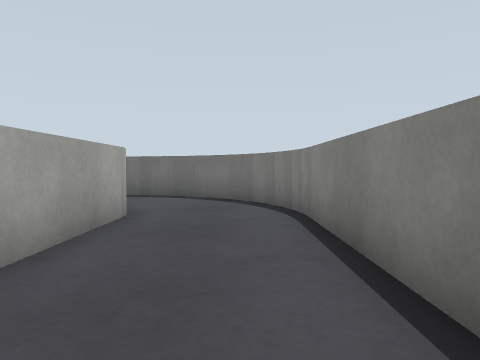
view 1 (above)

24 first-person views from a walk through a Gazebo world. The camera is 0.21 m above the floor, tilts 2° down and sees 70° across. The floor is counted in squares, 0.25 m on a side. Each view is taken from the middle of a square. On the plan, view 1 faces up. The plan holds only what a view shows up to about 11 squares ahead; the rest is blank. The place goes on beyond the plan.

view 2
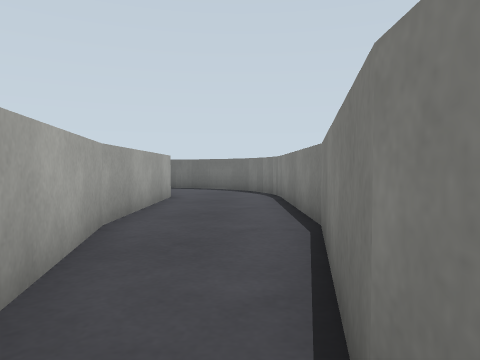

view 3
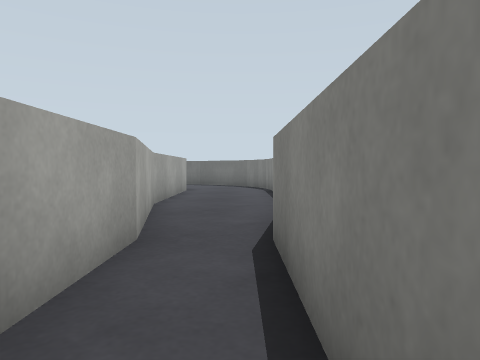

view 4
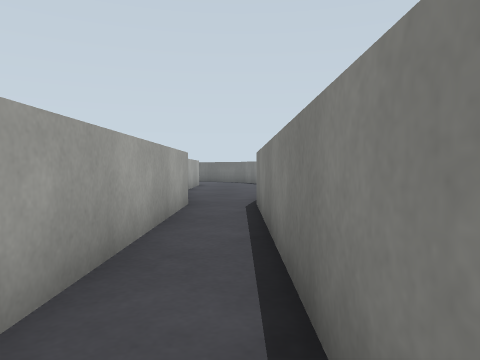

view 5
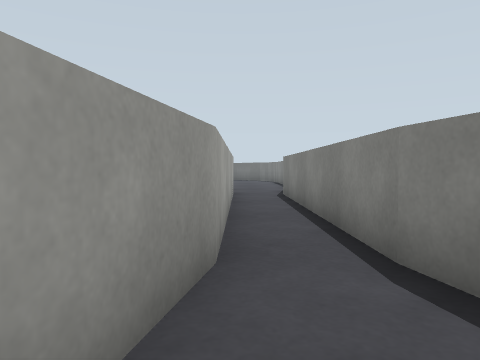

view 6
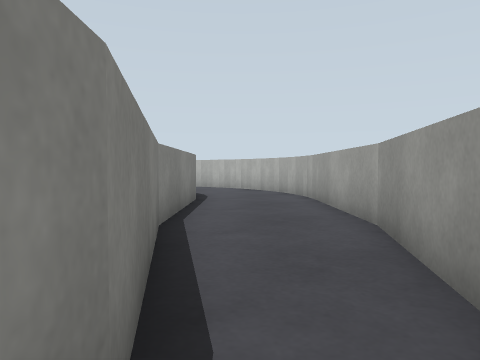

view 7
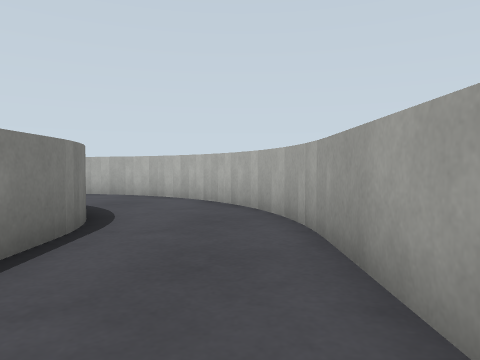

view 8
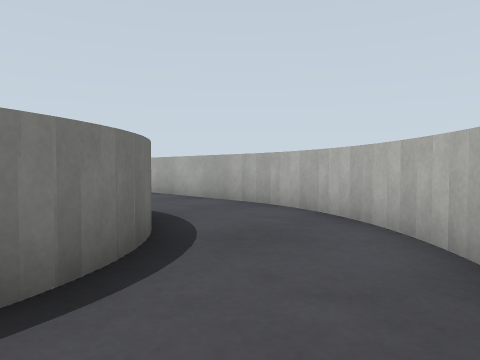

view 9
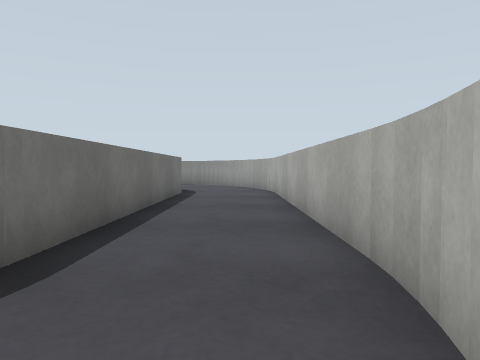

view 10
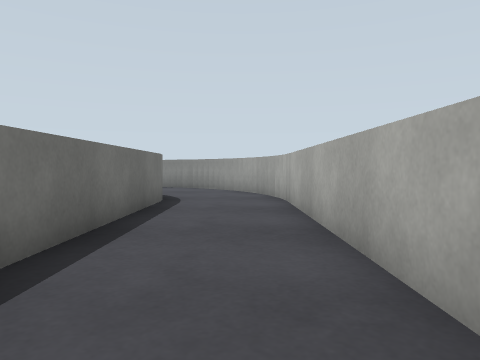

view 11
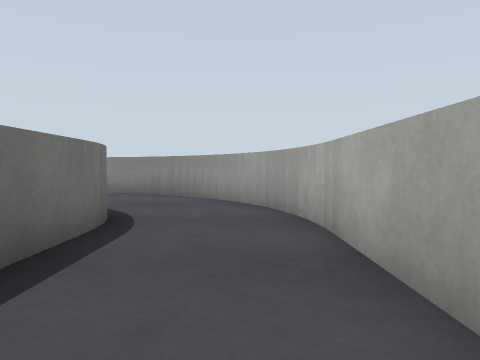

view 12
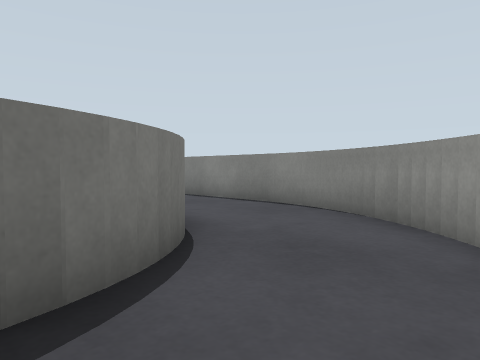

view 13
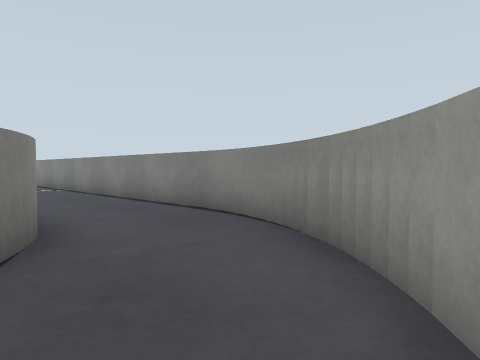

view 14
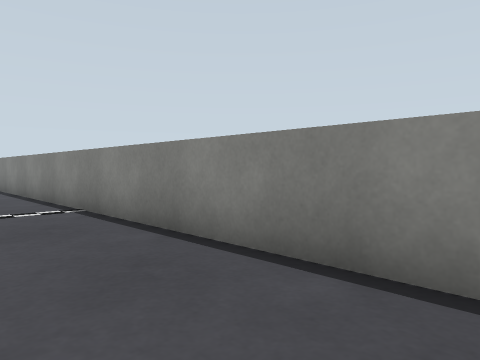

view 15
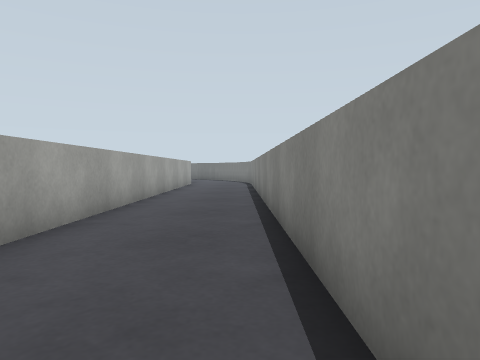

view 16
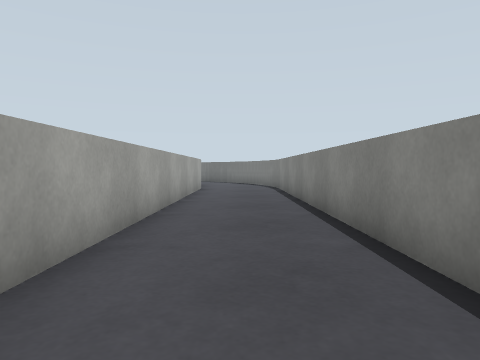

view 17
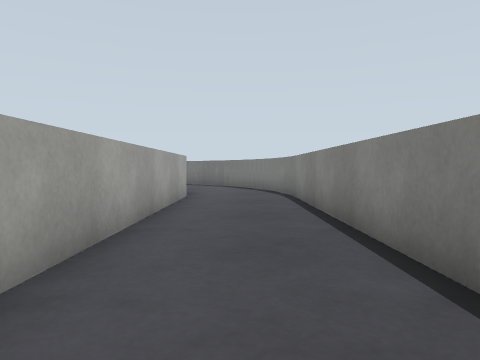

view 18
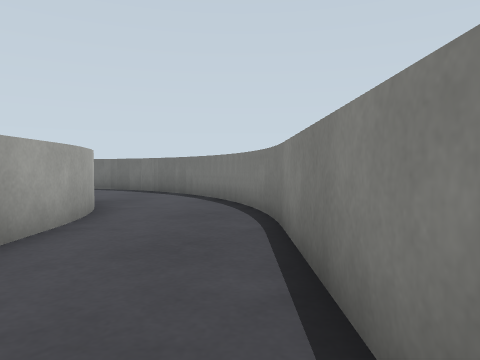

view 19
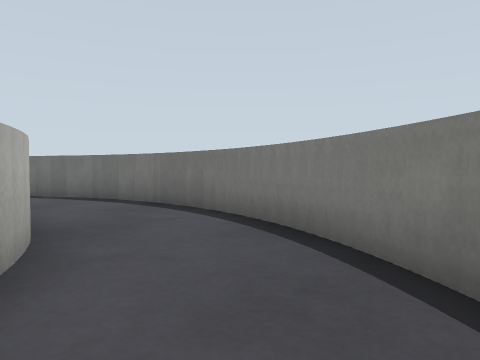

view 20
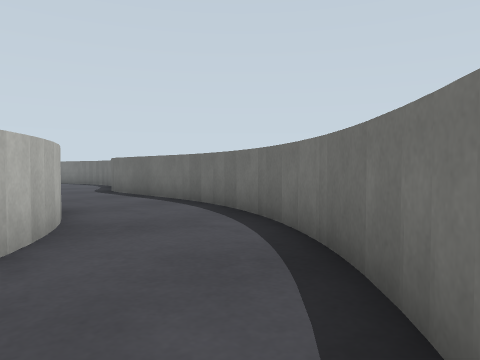

view 21
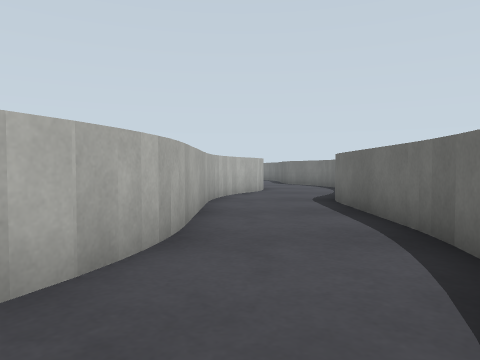

view 22
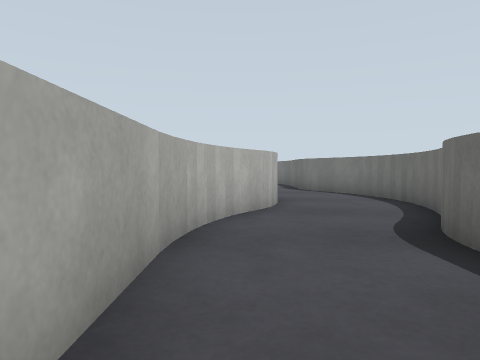

view 23
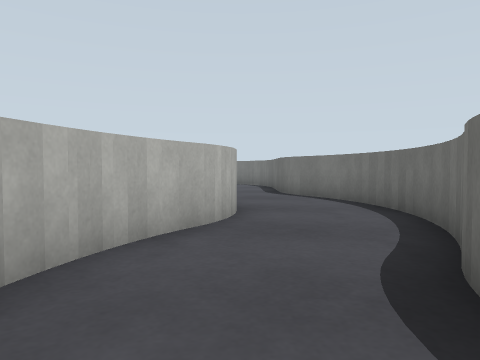

view 24
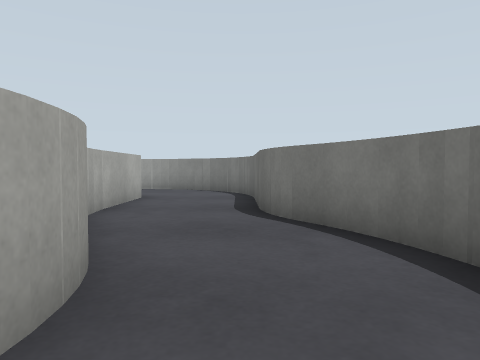

### Floor plan
Key: @ floor where view 1 was taken; # wall or solid block; . floor.
Columns run from 7 left of view 1 to 21 right of it. Each row starts with its distance up from view 1.
 17       ########
 16  ######......#######
 15 ##.................#####
 14 ........###............##
 13 ......    ###...........##
 12 .#####      #########....##
 11    ###              ###...##
 10     .###                ...#
  9     ...##              #...#
  8     ....#              ##..##
  7      ...#               #...#
  6      #..#               #...#
  5      #..#               #...#
  4      #..#               #...#
  3      #..#               #...#
  2      #..#               #...#
  1      #..#               #...#
  0      #.@#               #...#
 -1      #..#               #...#
 -2      #..#               #...#
 -3      ##.#               #...#
 -4       #.#               #...#
 -5       #.#               #...#
 -6       #.#               #...#
 -7       #.#               #...#
 -8       #.#               #...#
 -9       #.#                ...#
-10       #.#                ...#
-11      ##.#                 ..#
-12      #..#                 ..#
-13      #..#                 ..#
-14      #..#                 ..#
-15      #..#                ...#
-16      #..#                ...#
-17      #..#                ...#
-18      #..#                ...#
-19      #..#                ...#
-20      #..##              #...#
-21      #...##            ##..##
-22      ##...#           ##...#
-23       #.... ###########...##
-24       ##..................#
-25        ##...............###
-26         #################

Positions as (right, up) in squares from view 1, and headings:
1: (0, 0), facing up
2: (0, -4), facing up
3: (0, -7), facing up
4: (0, -11), facing up
5: (-1, -14), facing up
6: (0, -10), facing down
7: (-1, -15), facing down
8: (-1, -20), facing down-right
9: (2, -25), facing right
10: (5, -25), facing right
11: (9, -25), facing right
12: (14, -25), facing up-right
13: (16, -25), facing up-right
14: (18, -18), facing up-right
15: (20, -12), facing up
16: (19, -8), facing up
17: (19, -4), facing up
18: (20, 1), facing up
19: (19, 5), facing up
20: (19, 10), facing up-left
21: (16, 13), facing left
22: (11, 13), facing left
23: (9, 14), facing left
24: (4, 15), facing left
